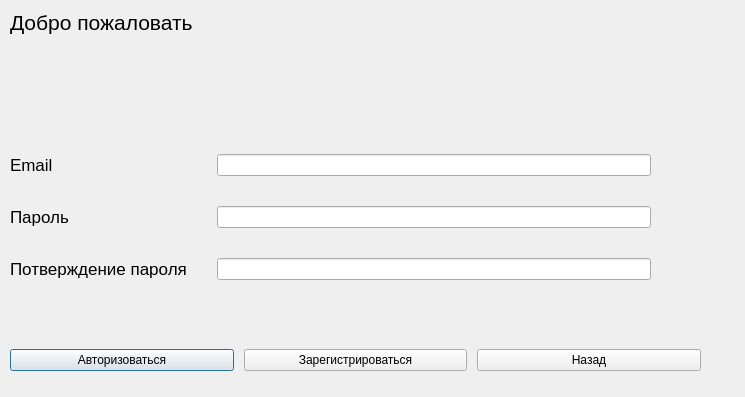
<?xml version="1.0" encoding="UTF-8"?>
<ui version="4.0">
 <class>auth</class>
 <widget class="QDialog" name="auth">
  <property name="geometry">
   <rect>
    <x>0</x>
    <y>0</y>
    <width>745</width>
    <height>397</height>
   </rect>
  </property>
  <property name="windowTitle">
   <string>Dialog</string>
  </property>
  <widget class="QWidget" name="layoutWidget">
   <property name="geometry">
    <rect>
     <x>10</x>
     <y>10</y>
     <width>691</width>
     <height>361</height>
    </rect>
   </property>
   <layout class="QVBoxLayout" name="verticalLayout">
    <item>
     <layout class="QHBoxLayout" name="horizontalLayout_2">
      <property name="bottomMargin">
       <number>50</number>
      </property>
      <item>
       <widget class="QLabel" name="label">
        <property name="font">
         <font>
          <pointsize>16</pointsize>
          <bold>false</bold>
         </font>
        </property>
        <property name="text">
         <string>Добро пожаловать</string>
        </property>
       </widget>
      </item>
     </layout>
    </item>
    <item>
     <spacer name="verticalSpacer">
      <property name="orientation">
       <enum>Qt::Vertical</enum>
      </property>
      <property name="sizeHint" stdset="0">
       <size>
        <width>20</width>
        <height>40</height>
       </size>
      </property>
     </spacer>
    </item>
    <item>
     <layout class="QFormLayout" name="formLayout">
      <property name="horizontalSpacing">
       <number>30</number>
      </property>
      <property name="verticalSpacing">
       <number>30</number>
      </property>
      <property name="rightMargin">
       <number>50</number>
      </property>
      <item row="0" column="0">
       <widget class="QLabel" name="log_lable">
        <property name="enabled">
         <bool>true</bool>
        </property>
        <property name="font">
         <font>
          <pointsize>13</pointsize>
         </font>
        </property>
        <property name="text">
         <string>&lt;html&gt;&lt;head/&gt;&lt;body&gt;&lt;p&gt;Email&lt;/p&gt;&lt;/body&gt;&lt;/html&gt;</string>
        </property>
       </widget>
      </item>
      <item row="0" column="1">
       <widget class="QLineEdit" name="log_Edit"/>
      </item>
      <item row="1" column="0">
       <widget class="QLabel" name="pass_label">
        <property name="font">
         <font>
          <pointsize>13</pointsize>
         </font>
        </property>
        <property name="text">
         <string>Пароль</string>
        </property>
       </widget>
      </item>
      <item row="1" column="1">
       <widget class="QLineEdit" name="pass_Edit"/>
      </item>
      <item row="2" column="0">
       <widget class="QLabel" name="pass_acses_label">
        <property name="font">
         <font>
          <pointsize>13</pointsize>
         </font>
        </property>
        <property name="text">
         <string>Потверждение пароля</string>
        </property>
       </widget>
      </item>
      <item row="2" column="1">
       <widget class="QLineEdit" name="pass_acses_Edit"/>
      </item>
     </layout>
    </item>
    <item>
     <spacer name="verticalSpacer_2">
      <property name="orientation">
       <enum>Qt::Vertical</enum>
      </property>
      <property name="sizeHint" stdset="0">
       <size>
        <width>20</width>
        <height>40</height>
       </size>
      </property>
     </spacer>
    </item>
    <item>
     <layout class="QHBoxLayout" name="horizontalLayout">
      <property name="spacing">
       <number>10</number>
      </property>
      <property name="topMargin">
       <number>0</number>
      </property>
      <item>
       <widget class="QPushButton" name="auth_Button">
        <property name="text">
         <string>Авторизоваться</string>
        </property>
       </widget>
      </item>
      <item>
       <widget class="QPushButton" name="reg_Button">
        <property name="text">
         <string>Зарегистрироваться</string>
        </property>
       </widget>
      </item>
      <item>
       <widget class="QPushButton" name="back_Button">
        <property name="text">
         <string>Назад</string>
        </property>
       </widget>
      </item>
     </layout>
    </item>
   </layout>
  </widget>
 </widget>
 <resources/>
 <connections/>
</ui>
